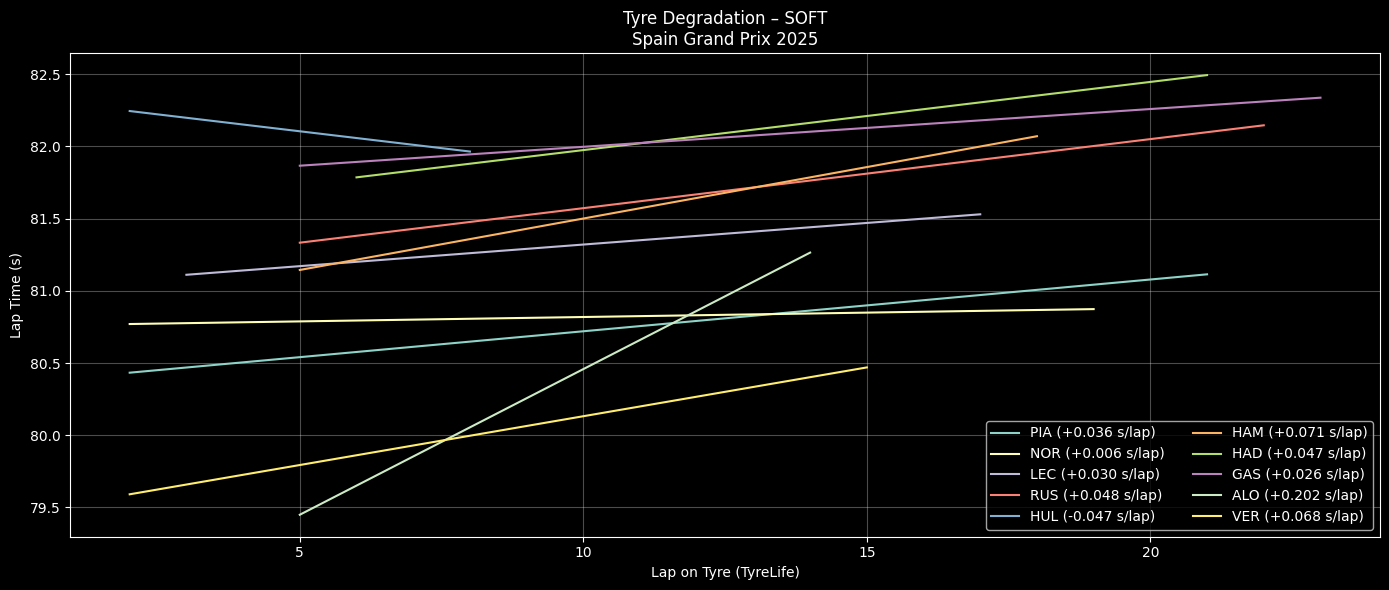

Write the Python code that produced this figure.
import fastf1, os
import pandas as pd
import numpy as np
import matplotlib.pyplot as plt
from pathlib import Path

# ========= CONFIG =========
YEAR = 2025
GP = "Spain Grand Prix"
SESSION = "R"
COMPOUND = "SOFT"      # SOFT / MEDIUM / HARD
TOP_N = 10             # Top N finishers
CACHE_DIR = Path("/content/fastf1_cache")

# ========= CACHE =========
CACHE_DIR.mkdir(parents=True, exist_ok=True)
fastf1.Cache.enable_cache(CACHE_DIR)

# ========= LOAD SESSION =========
session = fastf1.get_session(YEAR, GP, SESSION)
session.load()

laps = session.laps.copy()
laps = laps[laps["IsAccurate"]]

# Convert laptime to seconds
laps["LapTimeSec"] = laps["LapTime"].dt.total_seconds()

# ========= SELECT TOP DRIVERS =========
drivers = (
    session.results
    .sort_values("Position")
    .head(TOP_N)["Abbreviation"]
    .tolist()
)

laps = laps[laps["Driver"].isin(drivers)]

# ========= CLEAN LAPS =========
laps = laps[
    laps["PitInTime"].isna() &
    laps["PitOutTime"].isna() &
    (laps["Compound"] == COMPOUND)
]

# ========= REMOVE OUTLIERS (IQR PER DRIVER PER STINT) =========
clean = []

for (d, stint), dl in laps.groupby(["Driver", "Stint"]):
    if len(dl) < 5:
        continue

    q1, q3 = dl["LapTimeSec"].quantile([0.25, 0.75])
    iqr = q3 - q1

    dl = dl[
        (dl["LapTimeSec"] >= q1 - 1.5 * iqr) &
        (dl["LapTimeSec"] <= q3 + 1.5 * iqr)
    ]

    clean.append(dl)

clean = pd.concat(clean)

# ========= PLOT TYRE DEGRADATION =========
plt.figure(figsize=(14,6))

for d in drivers:
    dl = clean[clean["Driver"] == d]

    # pilih stint terpanjang untuk driver tsb
    if dl.empty:
        continue

    stint_id = (
        dl.groupby("Stint").size().idxmax()
    )

    stint_laps = dl[dl["Stint"] == stint_id]

    if len(stint_laps) < 5:
        continue

    x = stint_laps["TyreLife"]
    y = stint_laps["LapTimeSec"]

    # Linear regression → degradation slope
    z = np.polyfit(x, y, 1)
    y_fit = np.polyval(z, x)

    plt.plot(x, y_fit, label=f"{d} ({z[0]:+.03f} s/lap)")

plt.title(f"Tyre Degradation – {COMPOUND}\n{GP} {YEAR}")
plt.xlabel("Lap on Tyre (TyreLife)")
plt.ylabel("Lap Time (s)")
plt.grid(alpha=0.3)
plt.legend(ncol=2)
plt.tight_layout()
plt.show()
